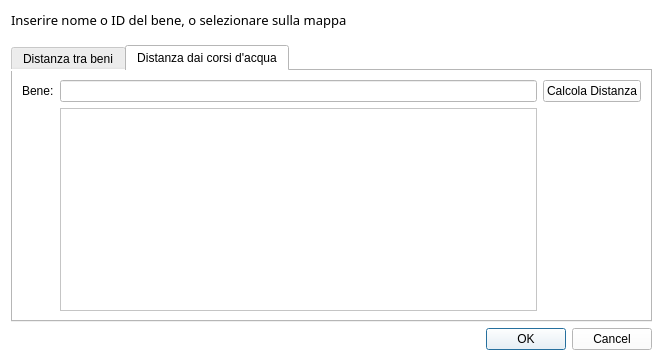
<?xml version="1.0" encoding="UTF-8"?>
<ui version="4.0">
 <class>Dialog</class>
 <widget class="QDialog" name="Dialog">
  <property name="geometry">
   <rect>
    <x>0</x>
    <y>0</y>
    <width>663</width>
    <height>361</height>
   </rect>
  </property>
  <property name="font">
   <font>
    <family>Arial</family>
    <pointsize>10</pointsize>
    <weight>75</weight>
    <bold>true</bold>
   </font>
  </property>
  <property name="windowTitle">
   <string>Calcola distanze</string>
  </property>
  <property name="windowOpacity">
   <double>0.950000000000000</double>
  </property>
  <property name="styleSheet">
   <string notr="true">background-color:white;</string>
  </property>
  <layout class="QGridLayout" name="gridLayout">
   <item row="3" column="0">
    <widget class="QDialogButtonBox" name="buttonBox">
     <property name="font">
      <font>
       <family>Segoe UI</family>
       <pointsize>9</pointsize>
       <weight>50</weight>
       <bold>false</bold>
      </font>
     </property>
     <property name="cursor">
      <cursorShape>PointingHandCursor</cursorShape>
     </property>
     <property name="standardButtons">
      <set>QDialogButtonBox::Cancel|QDialogButtonBox::Ok</set>
     </property>
    </widget>
   </item>
   <item row="2" column="0">
    <widget class="QTabWidget" name="tabWidget">
     <property name="font">
      <font>
       <family>Segoe UI</family>
       <pointsize>9</pointsize>
      </font>
     </property>
     <property name="currentIndex">
      <number>1</number>
     </property>
     <widget class="QWidget" name="tab">
      <attribute name="title">
       <string>Distanza tra beni</string>
      </attribute>
      <layout class="QGridLayout" name="gridLayout_3">
       <item row="5" column="0">
        <widget class="QPushButton" name="pushButton">
         <property name="font">
          <font>
           <family>Segoe UI</family>
           <weight>50</weight>
           <bold>false</bold>
          </font>
         </property>
         <property name="cursor">
          <cursorShape>PointingHandCursor</cursorShape>
         </property>
         <property name="whatsThis">
          <string>&lt;html&gt;&lt;head/&gt;&lt;body&gt;&lt;p&gt;Calcola la distanza tra i due beni inseriti.&lt;/p&gt;&lt;/body&gt;&lt;/html&gt;</string>
         </property>
         <property name="text">
          <string>Calcola Distanza</string>
         </property>
        </widget>
       </item>
       <item row="0" column="1" colspan="4">
        <widget class="QLineEdit" name="lineEdit_2">
         <property name="font">
          <font>
           <family>Segoe UI</family>
           <weight>50</weight>
           <bold>false</bold>
          </font>
         </property>
         <property name="whatsThis">
          <string>&lt;html&gt;&lt;head/&gt;&lt;body&gt;&lt;p&gt;Selezionare un bene per ID o Identificativo.&lt;/p&gt;&lt;/body&gt;&lt;/html&gt;</string>
         </property>
        </widget>
       </item>
       <item row="0" column="0">
        <widget class="QLabel" name="label_2">
         <property name="font">
          <font>
           <family>Segoe UI</family>
           <pointsize>9</pointsize>
           <weight>50</weight>
           <bold>false</bold>
          </font>
         </property>
         <property name="text">
          <string>Primo bene:</string>
         </property>
        </widget>
       </item>
       <item row="3" column="0">
        <widget class="QLabel" name="label_3">
         <property name="font">
          <font>
           <family>Segoe UI</family>
           <pointsize>9</pointsize>
           <weight>50</weight>
           <bold>false</bold>
          </font>
         </property>
         <property name="text">
          <string>Secondo bene:</string>
         </property>
        </widget>
       </item>
       <item row="3" column="1" colspan="4">
        <widget class="QLineEdit" name="lineEdit">
         <property name="font">
          <font>
           <family>Segoe UI</family>
           <weight>50</weight>
           <bold>false</bold>
          </font>
         </property>
         <property name="whatsThis">
          <string>&lt;html&gt;&lt;head/&gt;&lt;body&gt;&lt;p&gt;Selezionare un bene per ID o Identificativo.&lt;/p&gt;&lt;/body&gt;&lt;/html&gt;</string>
         </property>
        </widget>
       </item>
       <item row="5" column="2">
        <widget class="QLabel" name="label_4">
         <property name="font">
          <font>
           <family>Segoe UI</family>
           <pointsize>9</pointsize>
           <weight>75</weight>
           <bold>true</bold>
          </font>
         </property>
         <property name="text">
          <string>0</string>
         </property>
        </widget>
       </item>
       <item row="5" column="3">
        <widget class="QLabel" name="label_5">
         <property name="font">
          <font>
           <family>Segoe UI</family>
           <weight>50</weight>
           <bold>false</bold>
          </font>
         </property>
         <property name="text">
          <string>Chilometri</string>
         </property>
        </widget>
       </item>
      </layout>
     </widget>
     <widget class="QWidget" name="tab_2">
      <attribute name="title">
       <string>Distanza dai corsi d'acqua</string>
      </attribute>
      <layout class="QGridLayout" name="gridLayout_4">
       <item row="1" column="2">
        <widget class="QPushButton" name="pushButton_2">
         <property name="font">
          <font>
           <family>Segoe UI</family>
           <weight>50</weight>
           <bold>false</bold>
          </font>
         </property>
         <property name="cursor">
          <cursorShape>PointingHandCursor</cursorShape>
         </property>
         <property name="whatsThis">
          <string>&lt;html&gt;&lt;head/&gt;&lt;body&gt;&lt;p&gt;Calcola la distanza tra il bene e tutti i corsi d'acqua.&lt;/p&gt;&lt;/body&gt;&lt;/html&gt;</string>
         </property>
         <property name="text">
          <string>Calcola Distanza</string>
         </property>
        </widget>
       </item>
       <item row="1" column="0">
        <widget class="QLabel" name="label_6">
         <property name="font">
          <font>
           <family>Segoe UI</family>
           <pointsize>9</pointsize>
          </font>
         </property>
         <property name="text">
          <string>Bene:</string>
         </property>
        </widget>
       </item>
       <item row="3" column="1">
        <widget class="QScrollArea" name="scrollArea_2">
         <property name="font">
          <font>
           <family>Segoe UI</family>
          </font>
         </property>
         <property name="widgetResizable">
          <bool>true</bool>
         </property>
         <widget class="QWidget" name="scrollAreaWidgetContents_2">
          <property name="geometry">
           <rect>
            <x>0</x>
            <y>0</y>
            <width>457</width>
            <height>169</height>
           </rect>
          </property>
          <layout class="QGridLayout" name="gridLayout_5">
           <item row="3" column="1">
            <widget class="QLabel" name="label_8">
             <property name="font">
              <font>
               <family>Segoe UI</family>
               <pointsize>9</pointsize>
              </font>
             </property>
             <property name="text">
              <string/>
             </property>
            </widget>
           </item>
          </layout>
         </widget>
        </widget>
       </item>
       <item row="1" column="1">
        <widget class="QLineEdit" name="lineEdit_3">
         <property name="font">
          <font>
           <family>Segoe UI</family>
           <weight>50</weight>
           <bold>false</bold>
          </font>
         </property>
         <property name="whatsThis">
          <string>&lt;html&gt;&lt;head/&gt;&lt;body&gt;&lt;p&gt;Selezionare un bene per ID o Identificativo.&lt;/p&gt;&lt;/body&gt;&lt;/html&gt;</string>
         </property>
        </widget>
       </item>
      </layout>
     </widget>
    </widget>
   </item>
   <item row="0" column="0">
    <widget class="QLabel" name="label">
     <property name="font">
      <font>
       <family>Lucida Sans</family>
       <pointsize>10</pointsize>
       <weight>50</weight>
       <bold>false</bold>
      </font>
     </property>
     <property name="text">
      <string>Inserire nome o ID del bene, o selezionare sulla mappa</string>
     </property>
    </widget>
   </item>
   <item row="1" column="0">
    <spacer name="horizontalSpacer">
     <property name="font">
      <font>
       <family>Segoe UI</family>
      </font>
     </property>
     <property name="orientation">
      <enum>Qt::Horizontal</enum>
     </property>
     <property name="sizeHint" stdset="0">
      <size>
       <width>40</width>
       <height>10</height>
      </size>
     </property>
    </spacer>
   </item>
  </layout>
 </widget>
 <resources/>
 <connections>
  <connection>
   <sender>buttonBox</sender>
   <signal>accepted()</signal>
   <receiver>Dialog</receiver>
   <slot>accept()</slot>
   <hints>
    <hint type="sourcelabel">
     <x>417</x>
     <y>336</y>
    </hint>
    <hint type="destinationlabel">
     <x>424</x>
     <y>370</y>
    </hint>
   </hints>
  </connection>
  <connection>
   <sender>buttonBox</sender>
   <signal>rejected()</signal>
   <receiver>Dialog</receiver>
   <slot>reject()</slot>
   <hints>
    <hint type="sourcelabel">
     <x>505</x>
     <y>331</y>
    </hint>
    <hint type="destinationlabel">
     <x>515</x>
     <y>359</y>
    </hint>
   </hints>
  </connection>
 </connections>
</ui>
